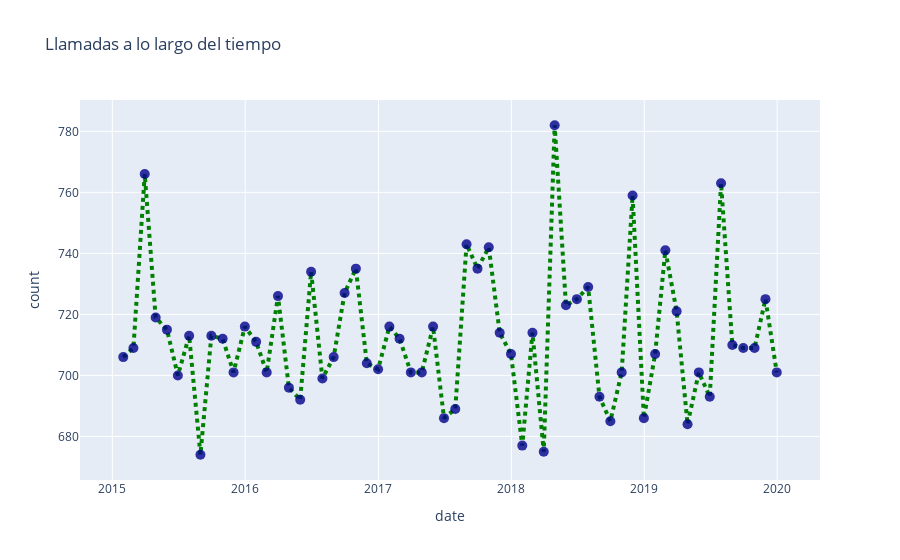

The notebook cell this image was saved under:
### Code cell
#con px (plotly)
fig2px = px.line(df_date, x = 'date', y = 'count',markers=True,title = "Llamadas a lo largo del tiempo")
fig2px.update_traces(line = dict(dash = "dot", width = 4, color = "green"),
                  marker = dict(color = "darkblue", size = 10, opacity = 0.8))

fig2px.show()

### Figure 1 — Plotly figure (JSON) as saved in the notebook; plotly's stock layout.template omitted (floating-point values rounded to 4 significant figures)
{"data": [{"hovertemplate": "date=%{x}<br>count=%{y}<extra></extra>", "legendgroup": "", "line": {"color": "green", "dash": "dot", "width": 4}, "marker": {"color": "darkblue", "opacity": 0.8, "size": 10, "symbol": "circle"}, "mode": "lines+markers", "name": "", "orientation": "v", "showlegend": false, "type": "scatter", "x": ["2015-01-31T00:00:00", "2015-02-28T00:00:00", "2015-03-31T00:00:00", "2015-04-30T00:00:00", "2015-05-31T00:00:00", "2015-06-30T00:00:00", "2015-07-31T00:00:00", "2015-08-31T00:00:00", "2015-09-30T00:00:00", "2015-10-31T00:00:00", "2015-11-30T00:00:00", "2015-12-31T00:00:00", "2016-01-31T00:00:00", "2016-02-29T00:00:00", "2016-03-31T00:00:00", "2016-04-30T00:00:00", "2016-05-31T00:00:00", "2016-06-30T00:00:00", "2016-07-31T00:00:00", "2016-08-31T00:00:00", "2016-09-30T00:00:00", "2016-10-31T00:00:00", "2016-11-30T00:00:00", "2016-12-31T00:00:00", "2017-01-31T00:00:00", "2017-02-28T00:00:00", "2017-03-31T00:00:00", "2017-04-30T00:00:00", "2017-05-31T00:00:00", "2017-06-30T00:00:00", "2017-07-31T00:00:00", "2017-08-31T00:00:00", "2017-09-30T00:00:00", "2017-10-31T00:00:00", "2017-11-30T00:00:00", "2017-12-31T00:00:00", "2018-01-31T00:00:00", "2018-02-28T00:00:00", "2018-03-31T00:00:00", "2018-04-30T00:00:00", "2018-05-31T00:00:00", "2018-06-30T00:00:00", "2018-07-31T00:00:00", "2018-08-31T00:00:00", "2018-09-30T00:00:00", "2018-10-31T00:00:00", "2018-11-30T00:00:00", "2018-12-31T00:00:00", "2019-01-31T00:00:00", "2019-02-28T00:00:00", "2019-03-31T00:00:00", "2019-04-30T00:00:00", "2019-05-31T00:00:00", "2019-06-30T00:00:00", "2019-07-31T00:00:00", "2019-08-31T00:00:00", "2019-09-30T00:00:00", "2019-10-31T00:00:00", "2019-11-30T00:00:00", "2019-12-31T00:00:00"], "xaxis": "x", "y": [706, 709, 766, 719, 715, 700, 713, 674, 713, 712, 701, 716, 711, 701, 726, 696, 692, 734, 699, 706, 727, 735, 704, 702, 716, 712, 701, 701, 716, 686, 689, 743, 735, 742, 714, 707, 677, 714, 675, 782, 723, 725, 729, 693, 685, 701, 759, 686, 707, 741, 721, 684, 701, 693, 763, 710, 709, 709, 725, 701], "yaxis": "y"}], "layout": {"legend": {"tracegroupgap": 0}, "title": {"text": "Llamadas a lo largo del tiempo"}, "xaxis": {"anchor": "y", "domain": [0, 1], "title": {"text": "date"}}, "yaxis": {"anchor": "x", "domain": [0, 1], "title": {"text": "count"}}}}
